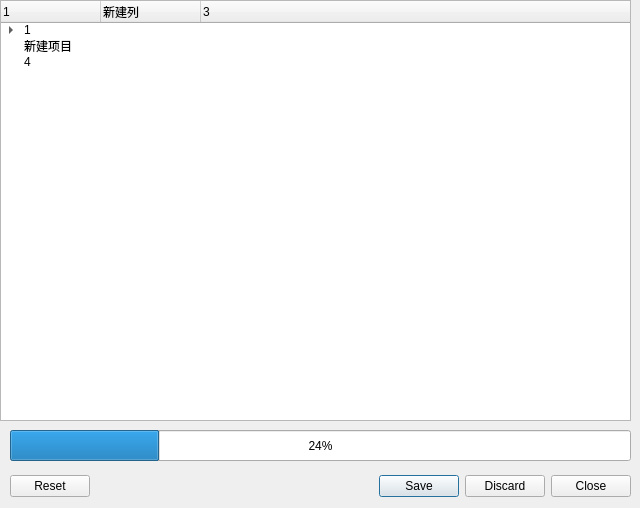
<?xml version="1.0" encoding="UTF-8"?>
<ui version="4.0">
 <class>webDialog</class>
 <widget class="QDialog" name="webDialog">
  <property name="geometry">
   <rect>
    <x>0</x>
    <y>0</y>
    <width>640</width>
    <height>508</height>
   </rect>
  </property>
  <property name="windowTitle">
   <string>Dialog</string>
  </property>
  <widget class="QDialogButtonBox" name="buttonBox">
   <property name="geometry">
    <rect>
     <x>10</x>
     <y>470</y>
     <width>621</width>
     <height>32</height>
    </rect>
   </property>
   <property name="orientation">
    <enum>Qt::Horizontal</enum>
   </property>
   <property name="standardButtons">
    <set>QDialogButtonBox::Close|QDialogButtonBox::Discard|QDialogButtonBox::Reset|QDialogButtonBox::Save</set>
   </property>
  </widget>
  <widget class="QStackedWidget" name="stackedWidget">
   <property name="geometry">
    <rect>
     <x>0</x>
     <y>0</y>
     <width>631</width>
     <height>421</height>
    </rect>
   </property>
   <property name="currentIndex">
    <number>0</number>
   </property>
   <widget class="QWidget" name="page">
    <widget class="QTreeWidget" name="treeWidget">
     <property name="geometry">
      <rect>
       <x>0</x>
       <y>0</y>
       <width>631</width>
       <height>421</height>
      </rect>
     </property>
     <property name="selectionMode">
      <enum>QAbstractItemView::MultiSelection</enum>
     </property>
     <column>
      <property name="text">
       <string>1</string>
      </property>
     </column>
     <column>
      <property name="text">
       <string>新建列</string>
      </property>
     </column>
     <column>
      <property name="text">
       <string>3</string>
      </property>
     </column>
     <item>
      <property name="text">
       <string>1</string>
      </property>
      <item>
       <property name="text">
        <string>2</string>
       </property>
      </item>
     </item>
     <item>
      <property name="text">
       <string>新建项目</string>
      </property>
     </item>
     <item>
      <property name="text">
       <string>4</string>
      </property>
     </item>
    </widget>
   </widget>
   <widget class="QWidget" name="page_2">
    <widget class="QGraphicsView" name="graphicsView">
     <property name="geometry">
      <rect>
       <x>0</x>
       <y>0</y>
       <width>631</width>
       <height>421</height>
      </rect>
     </property>
    </widget>
   </widget>
  </widget>
  <widget class="QProgressBar" name="progressBar">
   <property name="geometry">
    <rect>
     <x>10</x>
     <y>430</y>
     <width>621</width>
     <height>31</height>
    </rect>
   </property>
   <property name="value">
    <number>24</number>
   </property>
  </widget>
 </widget>
 <resources/>
 <connections>
  <connection>
   <sender>buttonBox</sender>
   <signal>rejected()</signal>
   <receiver>webDialog</receiver>
   <slot>reject()</slot>
   <hints>
    <hint type="sourcelabel">
     <x>316</x>
     <y>260</y>
    </hint>
    <hint type="destinationlabel">
     <x>286</x>
     <y>274</y>
    </hint>
   </hints>
  </connection>
 </connections>
</ui>
